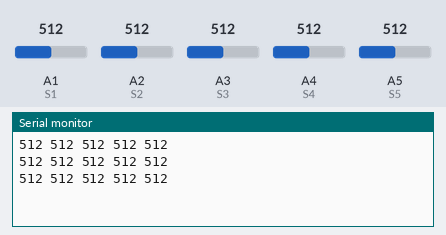
Bench run of a sketch on a simulated Arduino Uno, built with avr-gcc and run on an emulated ATmega328P. Parts: the last lines printed to the serial monitor. The test bench sets the inputs (shaded band); at power-on: A1 (S1) = 512, A2 (S2) = 512, A3 (S3) = 512, A4 (S4) = 512, A5 (S5) = 512.

Above: at 1.3 s.
1.4 s: A1 (S1) set to 716
At 1.9 s:
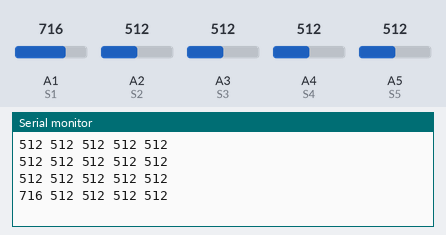
2.9 s: A2 (S2) set to 716
At 3.4 s:
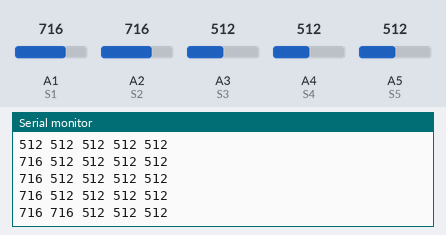
4.4 s: A3 (S3) set to 716
At 4.9 s:
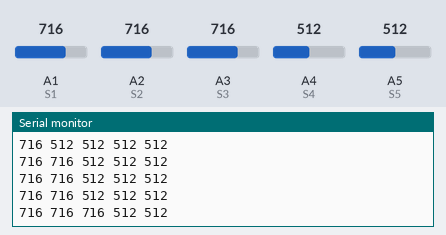
5.9 s: A4 (S4) set to 716
At 6.4 s:
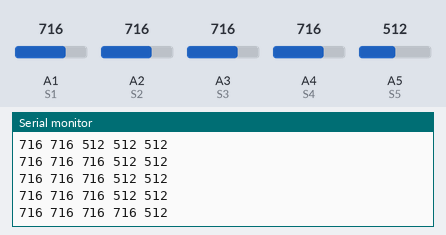
7.4 s: A5 (S5) set to 716
At 7.9 s:
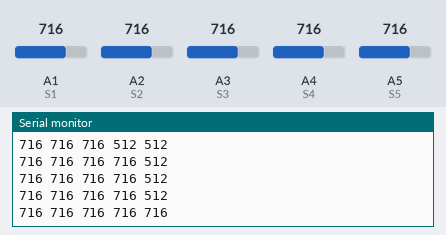
8.9 s: A1 (S1) set to 992
At 9.4 s:
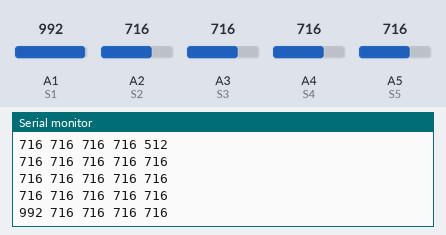
Timing chart, 0 to 11.4 s (numbered marks = the images above; inputs shaded):
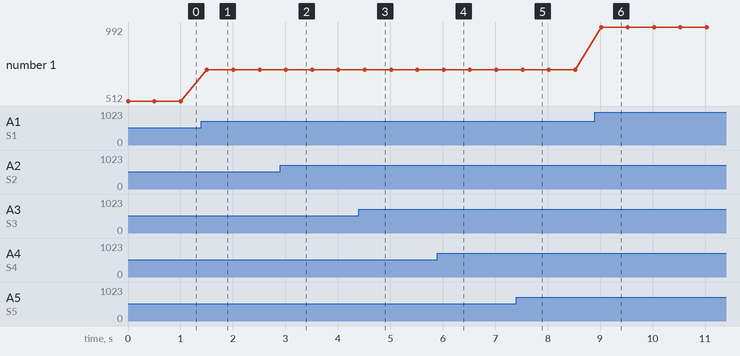

Measured:
- after the input at 1.4 s, the serial monitor: prints a new line after 0.10 s (image 1)
- after the input at 2.9 s, the serial monitor: prints a new line after 0.11 s (image 2)
- after the input at 4.4 s, the serial monitor: prints a new line after 0.11 s (image 3)
- after the input at 5.9 s, the serial monitor: prints a new line after 0.12 s (image 4)
- after the input at 7.4 s, the serial monitor: prints a new line after 0.12 s (image 5)
- after the input at 8.9 s, the serial monitor: prints a new line after 0.13 s (image 6)
- plotted number 1: 512 → 716 after the input at 1.4 s, 716 → 992 after the input at 8.9 s

The sketch:

LineDetect.ino
```cpp
#define S1 A1
#define S2 A2
#define S3 A3
#define S4 A4
#define S5 A5

void setup() {
  // put your setup code here, to run once:
  pinMode(S1, INPUT);
  pinMode(S2, INPUT);
  pinMode(S3, INPUT);
  pinMode(S4, INPUT);
  pinMode(S5, INPUT);
  Serial.begin(9600);
}

void loop() {
  // put your main code here, to run repeatedly:
  Serial.print(analogRead(S1));
  Serial.print(" ");
  Serial.print(analogRead(S2));
  Serial.print(" ");
  Serial.print(analogRead(S3));
  Serial.print(" ");
  Serial.print(analogRead(S4));
  Serial.print(" ");
  Serial.print(analogRead(S5));
  Serial.println();
  delay(500);
}
```
